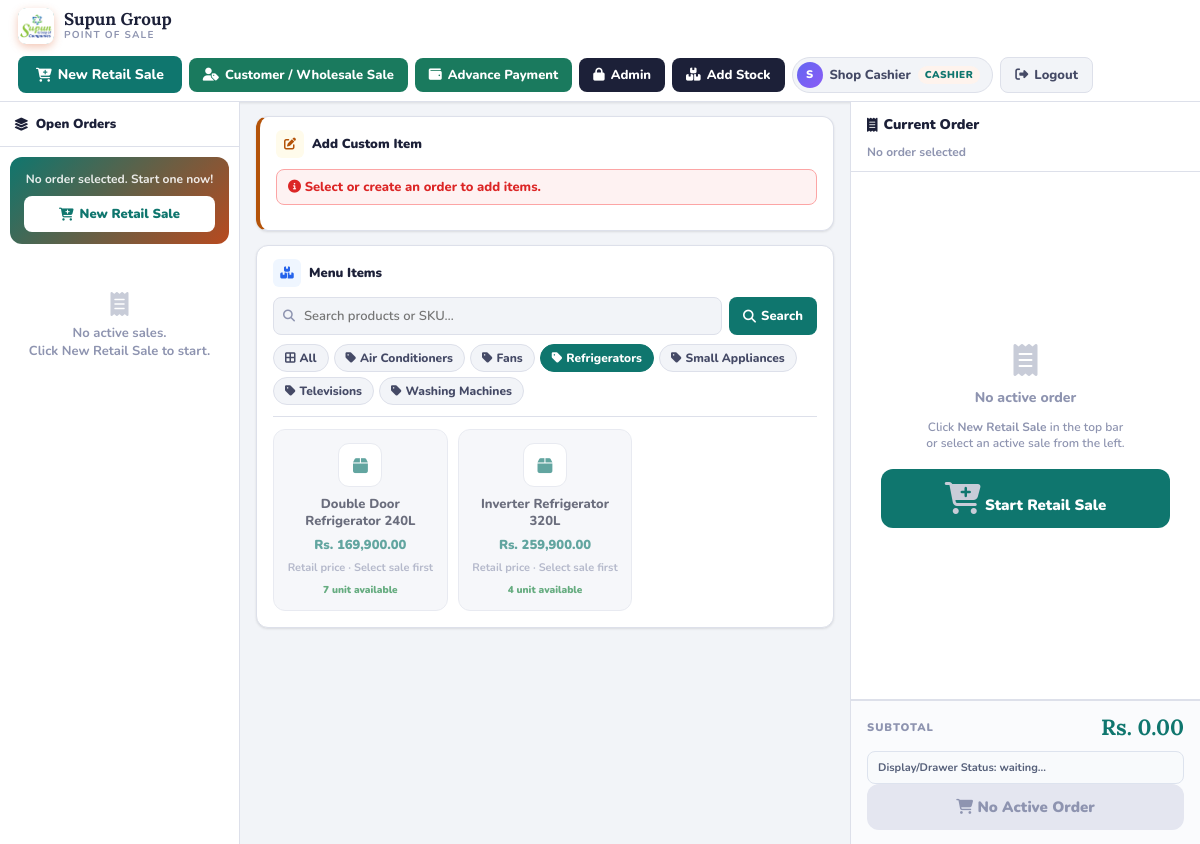
Page /pos.php?order_id=0&category=2 (signed in) on the committed database.
### tables this page shows
CREATE TABLE categories (
  category_id INT UNSIGNED AUTO_INCREMENT PRIMARY KEY,
  category_name VARCHAR(100) NOT NULL UNIQUE,
  status TINYINT(1) NOT NULL DEFAULT 1,
  created_at TIMESTAMP NOT NULL DEFAULT CURRENT_TIMESTAMP
);

CREATE TABLE products (
  product_id INT UNSIGNED AUTO_INCREMENT PRIMARY KEY,
  category_id INT UNSIGNED NOT NULL,
  sku VARCHAR(60) NULL UNIQUE,
  barcode VARCHAR(80) NULL UNIQUE,
  serial_no VARCHAR(100) NULL,
  product_name VARCHAR(180) NOT NULL,
  brand VARCHAR(100) NULL,
  unit VARCHAR(30) NOT NULL DEFAULT 'pcs',
  cost_price DECIMAL(12,2) NOT NULL DEFAULT 0.00,
  price DECIMAL(12,2) NOT NULL,
  wholesale_price DECIMAL(12,2) NOT NULL DEFAULT 0.00,
  wholesale_min_qty INT UNSIGNED NOT NULL DEFAULT 10,
  stock_qty DECIMAL(12,3) NOT NULL DEFAULT 0.000,
  reorder_level DECIMAL(12,3) NOT NULL DEFAULT 5.000,
  status TINYINT(1) NOT NULL DEFAULT 1,
  created_at TIMESTAMP NOT NULL DEFAULT CURRENT_TIMESTAMP,
  updated_at TIMESTAMP NOT NULL DEFAULT CURRENT_TIMESTAMP ON UPDATE CURRENT_TIMESTAMP,
  CONSTRAINT fk_products_category FOREIGN KEY (category_id) REFERENCES categories(category_id)
);

### pos.php (the view, shortened to what the rows shown need)
<?php
include 'db.php';
$current_order_id = isset($_GET["order_id"]) ? (int)$_GET["order_id"] : 0;
$filter_category = isset($_GET["category"]) ? (int)$_GET["category"] : 0;
$search          = isset($_GET["search"])   ? trim($_GET["search"])   : "";
$categories  = $conn->query("SELECT * FROM categories WHERE status=1 ORDER BY category_name ASC");
$product_sql = "SELECT * FROM products WHERE status=1";
if ($filter_category > 0)  $product_sql .= " AND category_id=$filter_category";
$product_sql .= " ORDER BY product_name ASC";
$products = $conn->query($product_sql);
$current_order = null;
?>
<!DOCTYPE html>
<html lang="en">
<head>
<link rel="stylesheet" href="https://cdnjs.cloudflare.com/ajax/libs/font-awesome/6.5.0/css/all.min.css">
</head>
<body>
<div class="topbar">
    <div class="brand">
        <div class="brand-text">
            <h1>Supun Group</h1>
        </div>
    </div>
</div>
<div class="pos-body">
    <div class="left-panel">
        <div class="card menu-card">
            <div class="filter-area">
                <div class="cat-pills">
                    <a href="pos.php<?php echo $current_order_id > 0 ? '?order_id='.$current_order_id : ''; ?>" class="cpill <?php echo ($filter_category == 0 && $search == '') ? 'active' : ''; ?>">
                        <i class="fa-solid fa-border-all"></i> All
                    </a>
                    <?php
                    if ($categories && $categories->num_rows > 0) {
                        mysqli_data_seek($categories, 0);
                        while ($cat = $categories->fetch_assoc()) {
                            $cls = ($filter_category == $cat["category_id"]) ? "active" : "";
                            $url = "pos.php?order_id=".(int)$current_order_id."&category=".(int)$cat["category_id"];
                            echo '<a href="'.$url.'" class="cpill '.$cls.'"><i class="fa-solid fa-tag"></i> '.htmlspecialchars($cat["category_name"]).'</a>';
                        }
                    }
                    ?>
                </div>
            </div>
            <div class="products-grid">
                <?php if ($products && $products->num_rows > 0): ?>
                    <?php while ($row = $products->fetch_assoc()): ?>
                        <?php
                        $is_wholesale_sale = $current_order && $current_order['order_type'] === 'wholesale';
                        $display_price = $is_wholesale_sale && (float)$row['wholesale_price'] > 0
                            ? (float)$row['wholesale_price']
                            : (float)$row['price'];
                        $price_label = $is_wholesale_sale ? 'Wholesale price' : 'Retail price';
                        ?>
                        <?php if ($current_order && $current_order["order_status"] === "open" && (float)$row['stock_qty'] >= 1): ?>
                            <div class="pcard"
                                 onclick="addItem(<?php echo (int)$current_order_id; ?>, <?php echo (int)$row['product_id']; ?>, this)"
                                 title="Click to add to order">
                                <div class="pcard-icon"><i class="fa-solid fa-box"></i></div>
                                <div class="pcard-name"><?php echo htmlspecialchars($row["product_name"]); ?></div>
                                <div class="pcard-price">Rs. <?php echo number_format($display_price, 2); ?></div>
                                <div class="pcard-sub"><?php echo $price_label; ?> · Tap to add</div>
                                <div class="pcard-stock <?php echo (float)$row['stock_qty'] <= (float)$row['reorder_level'] ? 'low' : ''; ?>"><?php echo number_format($row['stock_qty'],0); ?> <?php echo htmlspecialchars($row['unit']); ?> available</div>
                                <span class="pcard-badge">+ Add</span>
                            </div>
                        <?php else: ?>
                            <div class="pcard disabled"
                                 onclick="noOrderAlert()"
                                 title="Create an order first">
                                <div class="pcard-icon"><i class="fa-solid fa-box"></i></div>
                                <div class="pcard-name"><?php echo htmlspecialchars($row["product_name"]); ?></div>
                                <div class="pcard-price">Rs. <?php echo number_format($row["price"], 2); ?></div>
                                <div class="pcard-sub">Retail price · Select sale first</div>
                                <div class="pcard-stock <?php echo (float)$row['stock_qty'] <= (float)$row['reorder_level'] ? 'low' : ''; ?>"><?php echo number_format($row['stock_qty'],0); ?> <?php echo htmlspecialchars($row['unit']); ?> available</div>
                            </div>
                        <?php endif; ?>
                    <?php endwhile; ?>
                <?php endif; ?>
            </div>
        </div>
    </div>
    <div class="right-panel">
        <form method="POST" id="orderForm" class="rp-form">
            <div class="rp-head">
                <h2><i class="fa-solid fa-receipt"></i> Current Order</h2>
            </div>
        </form>
    </div>
</div>
</body>
</html>

### rows in the picture
categories: category_name "Air Conditioners"
categories: category_name "Fans"
categories: category_name "Refrigerators"
categories: category_name "Small Appliances"
categories: category_name "Televisions"
categories: category_name "Washing Machines"
products: product_name "Double Door Refrigerator 240L", price "169,900.00", stock_qty "7", unit "unit"
products: product_name "Inverter Refrigerator 320L", price "259,900.00", stock_qty "4", unit "unit"

### other values in the picture
substr($_SESSION["full_name"] ?? "U", 0, 1) "S"
$_SESSION["full_name"] "Shop Cashier"
$user_role "CASHIER"
$grand_total "0.00"
